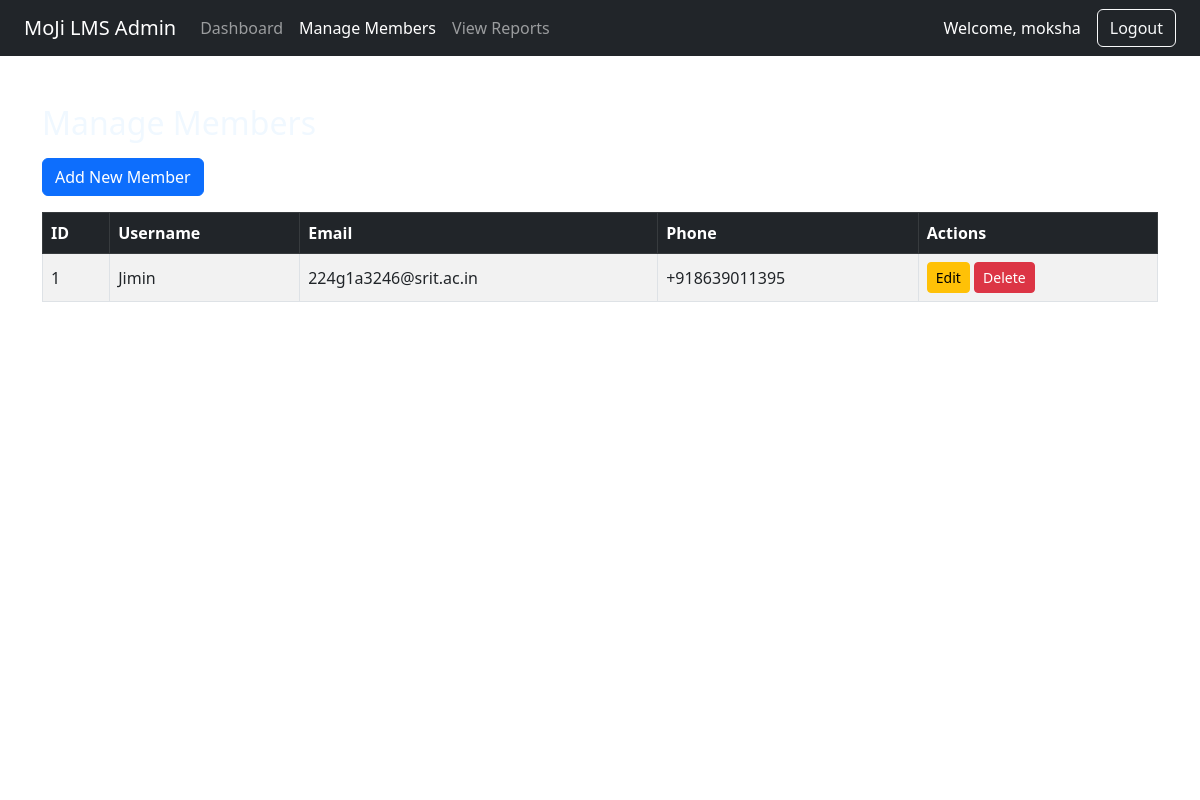
/members (signed in), run on the app's committed database.
### tables this page shows
CREATE TABLE users (
            id INTEGER PRIMARY KEY AUTOINCREMENT,
            username TEXT UNIQUE NOT NULL,
            email TEXT UNIQUE NOT NULL,
            phone TEXT NOT NULL,
            password TEXT NOT NULL
        );

### app.py (the view)
@app.route('/members')
def members():
    if 'admin' not in session:
        flash('Access denied. Please login as admin.', 'danger')
        return redirect(url_for('admin_login'))
    conn = get_db_connection()
    members = conn.execute('SELECT * FROM users').fetchall()
    conn.close()
    return render_template('members.html', members=members)

### app.py (called while the page is built)
def get_db_connection():
    conn = sqlite3.connect('lms.db')
    conn.row_factory = sqlite3.Row
    return conn

### templates/members.html (shortened to what this page needs)
<!DOCTYPE html>
<html lang="en">
<head>
    <link href="https://cdn.jsdelivr.net/npm/bootstrap@5.3.0/dist/css/bootstrap.min.css" rel="stylesheet" />
    <link rel="stylesheet" href="{{ url_for('static', filename='css/style.css') }}" />
</head>
<body>
    <video autoplay muted loop class="bg-video">
        <source src="{{ url_for('static', filename='video/sparkle.mp4') }}" type="video/mp4">
    </video>
<nav class="navbar navbar-expand-lg navbar-dark bg-dark px-4">
    <a class="navbar-brand" href="#">MoJi LMS Admin</a>
    <div class="collapse navbar-collapse" id="adminNav">
        <ul class="navbar-nav me-auto mb-2 mb-lg-0">
            <li class="nav-item">
                <a class="nav-link" href="{{ url_for('admin_dashboard') }}">Dashboard</a>
            </li>
            <li class="nav-item">
                <a class="nav-link active" href="{{ url_for('members') }}">Manage Members</a>
            </li>
            <li class="nav-item">
                <a class="nav-link" href="{{ url_for('reports') }}">View Reports</a>
            </li>
        </ul>
        <span class="navbar-text me-3 text-white">
            Welcome, {{ session.get('admin', 'Admin') }}
        </span>
        <a class="btn btn-outline-light" href="{{ url_for('logout') }}">Logout</a>
    </div>
</nav>
<div class="container mt-5">
    <h2 class="mb-3"style="color: aliceblue;">Manage Members</h2>
    <button class="btn btn-primary mb-3" data-bs-toggle="modal" data-bs-target="#addMemberModal">Add New Member</button>
    <div class="table-responsive">
        <table class="table table-striped table-bordered align-middle">
            <thead class="table-dark">
                <tr>
                    <th>ID</th>
                    <th>Username</th>
                    <th>Email</th>
                    <th>Phone</th>
                    <th>Actions</th>
                </tr>
            </thead>
            <tbody>
                {% for member in members %}
                <tr>
                    <td>{{ member.id }}</td>
                    <td>{{ member.username }}</td>
                    <td>{{ member.email }}</td>
                    <td>{{ member.phone }}</td>
                    <td>
                        <button class="btn btn-sm btn-warning" data-bs-toggle="modal" data-bs-target="#editMemberModal{{ member.id }}">Edit</button>
                        <a href="{{ url_for('delete_member', member_id=member.id) }}" class="btn btn-sm btn-danger" onclick="return confirm('Are you sure you want to delete this member?');">Delete</a>
                    </td>
                </tr>
                {% endfor %}
            </tbody>
        </table>
    </div>
</div>
</body>
</html>

### static/css/style.css (style rules this page uses)
.bg-video { position: fixed; top: 0; left: 0; object-fit: cover; width: 100%; height: 100%; z-index: -1; }
.navbar .nav-link { font-weight: 500; transition: 0.3s; }

### data on the page
users: id "1", username "Jimin", email "224g1a3246@srit.ac.in", phone "+918639011395"

### other printed values
{{ session.get('admin', 'Admin') }} "moksha"
